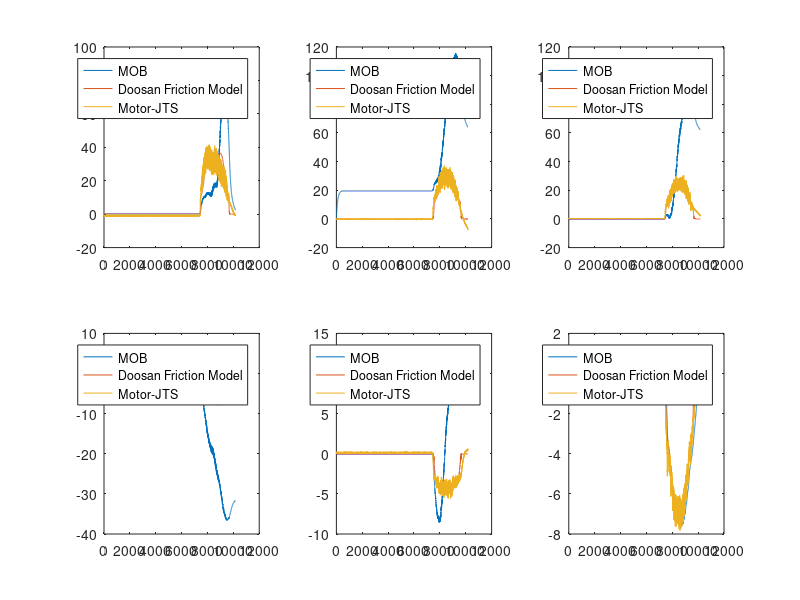

MATLAB code to generate this figure:
clear all;
result=load('result.txt');
for i=1:6
    subplot(2,3,i)
    plot(result(:,[1+i,7+i,13+i]))
    legend('MOB', 'Doosan Friction Model', 'Motor-JTS')
end